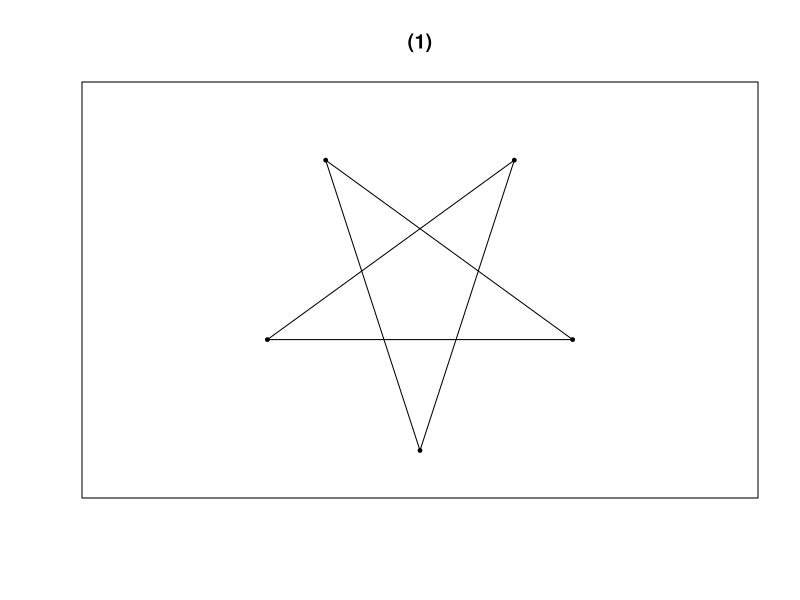

R code for this plot: (Note: this script raises an error after producing the figure.)
setwd("C:/Users/18904/Github/junior-mathematics/codes")
# week27: five-pointed star for math activity

drawStar=function(){
  angles=seq(0,2*pi,length.out=6)[-6]
  r=1
  x=r*cos(angles-pi/2)
  y=r*sin(angles-pi/2)
  idx=c(1,3,5,2,4,1)
  plot(0,0,type="n",xlim=c(-1.2,1.2),ylim=c(-1.2,1.2),asp=1,xaxt="n",yaxt="n",xlab="",ylab="",main="(1)")
  lines(x[idx],y[idx],lty=1)
  points(x,y,pch=19,cex=0.5)
}

cairo_pdf("../figures/week27-1.pdf",width=4,height=4,family="sans")
drawStar()
dev.off()
svglite::svglite("../figures/week27-1.svg",width=4,height=4)
drawStar()
dev.off()
